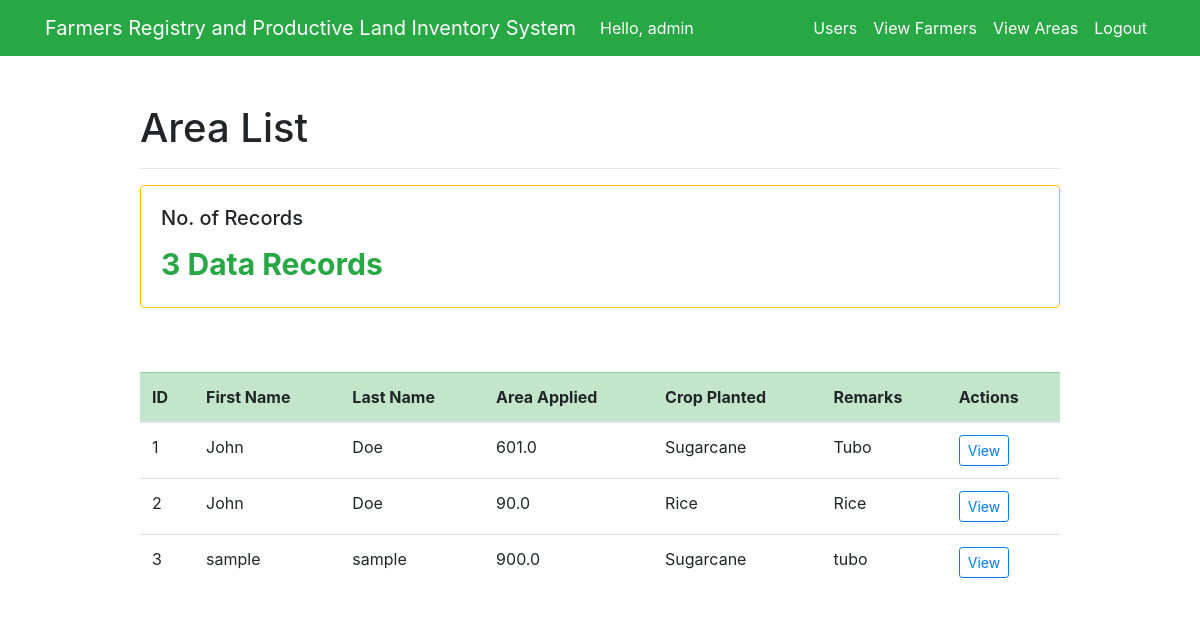
The app's page /home/ (signed in) with its own data.
### test_app/models.py (models this page shows, shortened)
class UsersAreaInfo(models.Model):
    RICE = 'Rice'
    CORN = 'Corn'
    SUGARCANE = 'Sugarcane'
    PLANTED = [
        (RICE, 'Rice'),
        (CORN, 'Corn'),
        (SUGARCANE, 'Sugarcane'),
    ]
    farmer_id = models.ForeignKey(Farmer, models.CASCADE, db_column='farmer_id')
    total_area = models.FloatField()
    crop_planted = models.CharField(max_length=9, choices=PLANTED, default=RICE)
    remarks = models.CharField(max_length=100)
    sketch_plan = models.FileField(upload_to='documents_sp/', max_length=254, blank=True)
    map = models.FileField(upload_to='documents_map/', max_length=254, blank=True)
    google_earth = models.FileField(upload_to='documents_ge/', max_length=254, blank=True)
    area_coordinates = models.FileField(upload_to='documents_coordinates/', max_length=254, blank=True)
    profile_field = models.CharField(max_length=250)
    soil_ph = models.IntegerField()
    region = models.CharField(max_length=200)
    province = models.CharField(max_length=200)
    muncity = models.CharField(max_length=200)
    brgy = models.CharField(max_length=200)

class Farmer(models.Model):
    MALE = 'M'
    FEMALE = 'F'
    PERSON_GENDER = [
        (MALE, 'Male'),
        (FEMALE, 'Female'),
    ]
    assigned_id = models.CharField(max_length=20, blank=True, null=True)
    first_name = models.CharField(max_length=200, blank=False)
    last_name = models.CharField(max_length=200, blank=False)
    middle_name = models.CharField(max_length=200, blank=False)
    gender = models.CharField(max_length=1, choices=PERSON_GENDER, default=MALE)
    region = models.CharField(max_length=200)
    province = models.CharField(max_length=200)
    muncity = models.CharField(max_length=200)
    brgy = models.CharField(max_length=200)
    address = models.TextField(blank=True)
    date_created = models.DateTimeField(auto_now_add=True)
    contact_no = models.CharField(max_length=20, blank=True, null=True)
    tin = models.CharField(max_length=20, blank=True, null=True)
    philhealth = models.CharField(max_length=20, blank=True, null=True)
    sss = models.CharField(max_length=20, blank=True, null=True)
    pagibig = models.CharField(max_length=20, blank=True, null=True)
    civil_status = models.CharField(max_length=20, blank=True, null=True)
    nationality = models.CharField(max_length=50, blank=True, null=True)
    birthdate = models.DateField(default=None)
    spouse = models.CharField(max_length=250, blank=True, null=True)

### test_app/views.py (the view)
# urls.py: path('home/', views.user_engineer, name='user_engineer'),
@login_required(login_url='/')
def user_engineer(request):
    if request.method == 'GET':
        user_areas = UsersAreaInfo.objects.all()
        context = {
            'user_areas': user_areas,
        }
        return render(request, 'test_app/engineer.html', context)
    else:
        pass

### test_app/templates/test_app/engineer.html (shortened to what this page needs)
{% extends 'test_app/base.html' %}
{% block content %}
<div class="row justify-content-center mt-5">
    <div class="col-md-10">
        <h1>Area List</h1>
        <hr>
        <div class="row">
            <div class="col-sm-12 col-lg-12">
                <div class="card border-warning mb-3">
                    <div class="card-body text-warning">
                        <h5 class="card-title text-body">No. of Records</h5>
                        {% if user_areas %}
                            <p class="card-text text-success" style="font-size: 30px;"><strong>{{ user_areas.count }} Data Record{{ user_areas.count|pluralize }}</strong></p>
                        {% else %}
                            <p class="card-text text-danger" style="font-size: 30px;"><strong>No Data Entries</strong></p>
                        {% endif %}
                    </div>
                </div>
            </div>
        </div>
        <br><br>
        <table class="table table-hover table-stripped table-responsive-md">
            <thead class="table-success">
                <tr>
                    <th scope="col">ID</th>
                    <th scope="col">First Name</th>
                    <th scope="col">Last Name</th>
                    <th scope="col">Area Applied</th>
                    <th scope="col">Crop Planted</th>
                    <th scope="col">Remarks</th>
                    <th scope="col" align="center">Actions</th>
                </tr>
            </thead>
            <tbody>
                {% for area in user_areas %}
                    <tr>
                        <td scope="row">{{ area.id }}</td>
                        <td>{{ area.farmer_id.first_name }}</td>
                        <td>{{ area.farmer_id.last_name }}</td>
                        <td>{{ area.total_area }}</td>
                        <td>{{ area.crop_planted }}</td>
                        <td>{{ area.remarks }}</td>
                        <td><a type="button" class="btn btn-outline-primary btn-sm text-primary" href="{% url 'engineer_view_area' area.id %}">View</a>
                    </tr>
                {% endfor %}
            </tbody>
        </table>
    </div>
</div>
{% endblock %}

### test_app/templates/test_app/base.html (shortened to what this page needs)
<!doctype html>
<html lang="en">
<head>
    <link rel="stylesheet" href="https://stackpath.bootstrapcdn.com/bootstrap/4.4.1/css/bootstrap.min.css">
</head>
<body>
<nav class="navbar navbar-expand-md navbar-light bg-success">
<div class="container">
    {% if user.is_superuser %}<a class="navbar-brand" href="{% url 'user_dashboard' %}">{% else %}<a class="navbar-brand" href="{% url 'user_info' %}">{% endif %}
        <span class="text-white">Farmers Registry and Productive Land Inventory System</span>
    </a>
    <div class="collapse navbar-collapse" id="navbarNav">
        {% if user.is_authenticated %}
            <ul class="navbar-nav mr-auto">
                <li class="nav-item">
                    <span class="nav-link text-white">Hello, {{ request.user }}</span>
                </li>
            </ul>
        {% endif %}
    <ul class="navbar-nav ml-auto">
        {% if user.is_authenticated %}
            <li class="nav-item">
                {% if user.is_superuser %}
                    <a href="{% url 'user_list' %}" class="nav-link text-white">Users</a>
                {% endif %}
            </li>
            <li class="nav-item">
                {% if user.is_superuser %}
                    <a href="{% url 'user_dashboard' %}" class="nav-link text-white">View Farmers</a>
                {% endif %}
            </li>
            <li class="nav-item">
                {% if user.is_superuser %}
                    <a href="{% url 'viewarea_dashboard' %}" class="nav-link text-white">View Areas</a>
                {% endif %}
            </li>
            <li class="nav-item">
                <a href="#" onclick="$('#signOutBtn').click()" class="nav-link text-white">Logout</a>
            </li>
        {% endif %}
    </ul>
    </div>
</div>
</nav>
<div class="container">
{% block content %}{% endblock %}
</div>
</body>
</html>

### records on screen
UsersAreaInfo: id "1", farmer_id.first_name "John", farmer_id.last_name "Doe", total_area "601.0", crop_planted "Sugarcane", remarks "Tubo"
UsersAreaInfo: id "2", farmer_id.first_name "John", farmer_id.last_name "Doe", total_area "90.0", crop_planted "Rice", remarks "Rice"
UsersAreaInfo: id "3", farmer_id.first_name "sample", farmer_id.last_name "sample", total_area "900.0", crop_planted "Sugarcane", remarks "tubo"

### other values on screen
{{ request.user }} "admin"
{{ user_areas.count }} "3"
